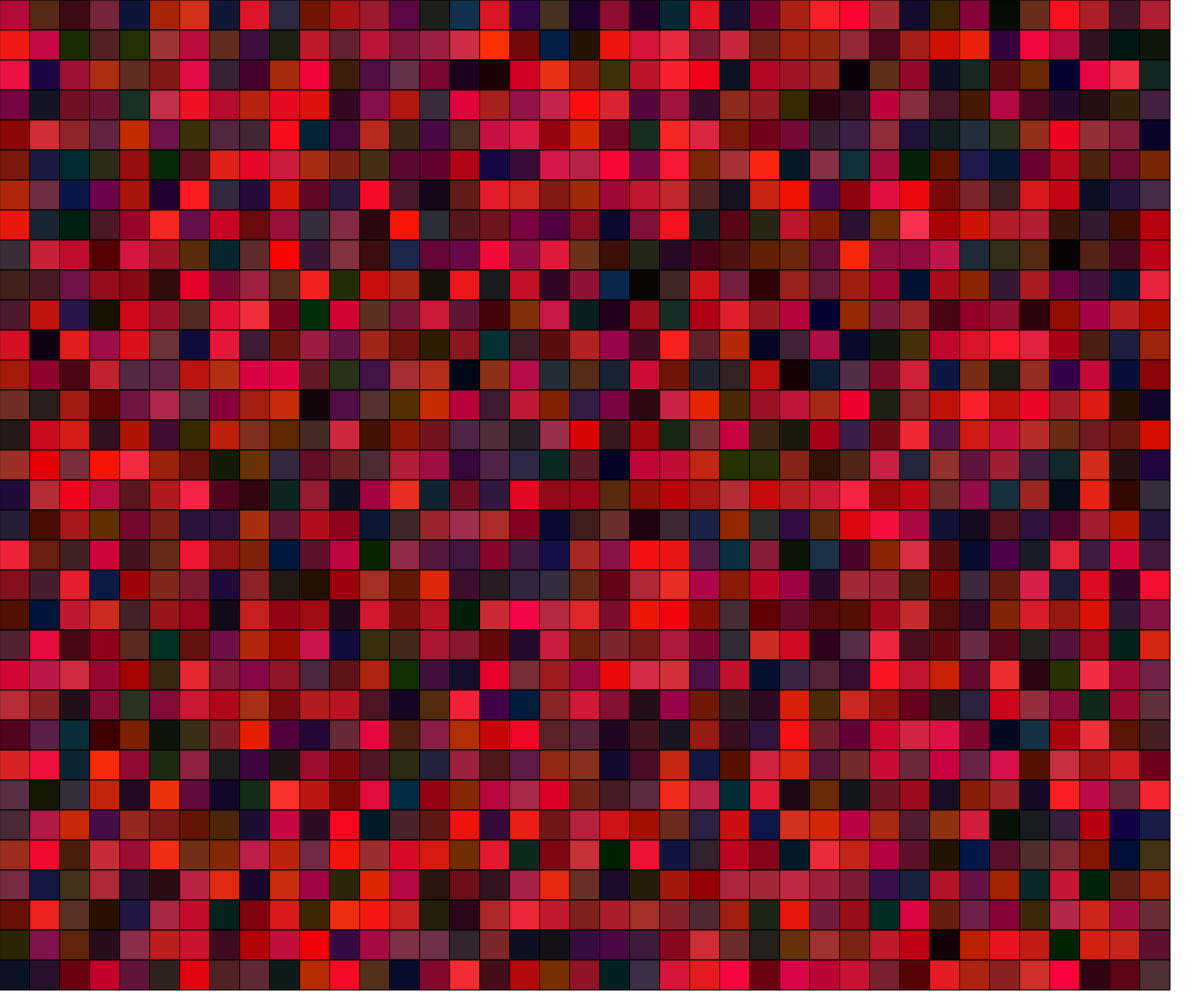
Frame 1 (no input)
Frame 60 (no input): identical to frame 1, image omitted
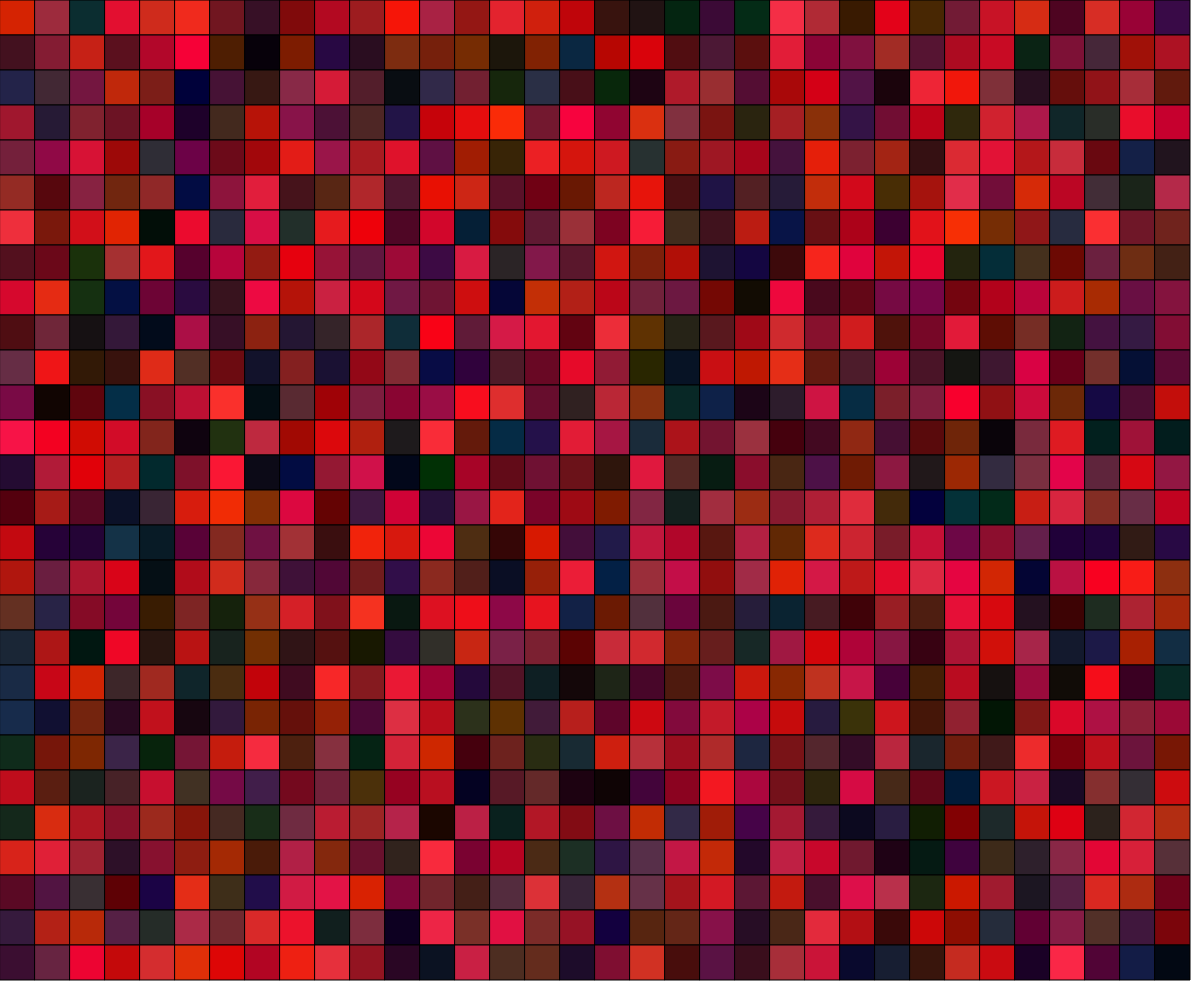
Frame 120 (the mouse pressed at the canvas centre since frame 60)

The p5.js sketch that drew these frames (run headless with seeded random() and noise() and a simulated clock; from frame 60 on, the mouse is pressed at the canvas centre):

// p5.js sketch
// ── sketch.js
// Multi-Coloured Grid
// Maheer Mubtasim
// Feb 27, 2020
//
// Extra for Experts:
// - the size of the squares change with mouse clicks
// - the colours change with keyboard presses
// - there is a colour scheme (red)
// - only full squares are drawn (no squares "fall-off")
let gridSpacing = 30;



function setup() {
  createCanvas(windowWidth, windowHeight);
  rectMode(CENTER);
  rectGrid();
}

function rectGrid(){ //draw a grid of "rectangles" (they're squares really) in accordance to the window size
  background(255);
  for (let y = gridSpacing/2;y < height; y += gridSpacing){
    for (let x = gridSpacing/2; x < width; x += gridSpacing){ //get a random colour within a red colour scheme and draw those squares
      let randomR = random(250);
      let randomG = random(50);
      let randomB = random(75);
      if ((height-y) > (gridSpacing/2) && (width-x) > (gridSpacing/2)){ //decide if there is enough space to draw all the rectangles without cutting them up and only draw them if they are not going to be cut
        fill(randomR, randomG, randomB);
        rect(x,y,gridSpacing,gridSpacing);
      }
    }
  }
}
function draw() {}
function keyPressed(){ //if any key on the keyboard is pressed, refresh the grid
  rectGrid();
}
function mousePressed(){ // if the mouse is pressed, change the size of the sqauares depending on which button is clicked (leftclick to make the square bigger and rightclick to make them smaller)
  if (mouseButton === LEFT){
    gridSpacing = gridSpacing + 5;
  }
  if (mouseButton === RIGHT){
    gridSpacing = gridSpacing - 5;
  }
  rectGrid();
}
